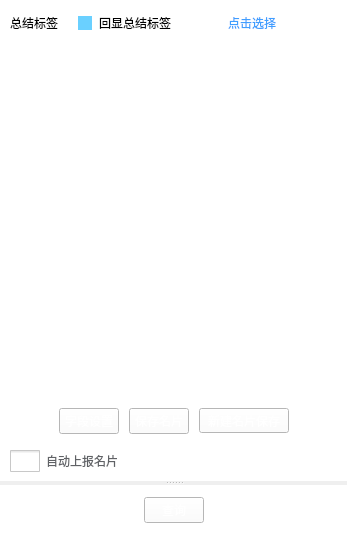
<?xml version="1.0" encoding="UTF-8"?>
<ui version="4.0">
 <class>UICardDataWidgetPanel</class>
 <widget class="QWidget" name="UICardDataWidgetPanel">
  <property name="geometry">
   <rect>
    <x>0</x>
    <y>0</y>
    <width>347</width>
    <height>537</height>
   </rect>
  </property>
  <property name="windowTitle">
   <string>名片数据</string>
  </property>
  <property name="styleSheet">
   <string notr="true"/>
  </property>
  <layout class="QGridLayout" name="gridLayout">
   <property name="margin" stdset="0">
    <number>0</number>
   </property>
   <property name="spacing">
    <number>0</number>
   </property>
   <item row="0" column="0">
    <widget class="QSplitter" name="splitter">
     <property name="orientation">
      <enum>Qt::Vertical</enum>
     </property>
     <widget class="QWidget" name="widget_18" native="true">
      <property name="styleSheet">
       <string notr="true">background-color: rgb(255, 255, 255);</string>
      </property>
      <layout class="QVBoxLayout" name="verticalLayout">
       <property name="spacing">
        <number>0</number>
       </property>
       <property name="leftMargin">
        <number>0</number>
       </property>
       <property name="topMargin">
        <number>0</number>
       </property>
       <property name="rightMargin">
        <number>0</number>
       </property>
       <property name="bottomMargin">
        <number>0</number>
       </property>
       <property name="margin" stdset="0">
        <number>0</number>
       </property>
       <item>
        <widget class="QWidget" name="widget" native="true">
         <layout class="QVBoxLayout" name="verticalLayout_2">
          <property name="spacing">
           <number>0</number>
          </property>
          <property name="leftMargin">
           <number>0</number>
          </property>
          <property name="topMargin">
           <number>0</number>
          </property>
          <property name="rightMargin">
           <number>0</number>
          </property>
          <property name="bottomMargin">
           <number>0</number>
          </property>
          <property name="margin" stdset="0">
           <number>0</number>
          </property>
          <item>
           <widget class="QScrollArea" name="scrollArea">
            <property name="styleSheet">
             <string notr="true">QScrollArea
{
border:0px;
background-color: rgba(255, 255, 255, 0);
}

QWidget#scrollAreaWidgetContents
{
border:0px;
background-color: rgba(255, 255, 255, 0);
}</string>
            </property>
            <property name="horizontalScrollBarPolicy">
             <enum>Qt::ScrollBarAlwaysOff</enum>
            </property>
            <property name="widgetResizable">
             <bool>true</bool>
            </property>
            <widget class="QWidget" name="scrollAreaWidgetContents">
             <property name="geometry">
              <rect>
               <x>0</x>
               <y>0</y>
               <width>347</width>
               <height>397</height>
              </rect>
             </property>
             <property name="sizePolicy">
              <sizepolicy hsizetype="Expanding" vsizetype="Expanding">
               <horstretch>0</horstretch>
               <verstretch>0</verstretch>
              </sizepolicy>
             </property>
             <layout class="QVBoxLayout" name="verticalLayout_4">
              <property name="spacing">
               <number>0</number>
              </property>
              <property name="leftMargin">
               <number>0</number>
              </property>
              <property name="topMargin">
               <number>0</number>
              </property>
              <property name="rightMargin">
               <number>0</number>
              </property>
              <property name="bottomMargin">
               <number>0</number>
              </property>
              <property name="margin" stdset="0">
               <number>0</number>
              </property>
              <item>
               <widget class="QWidget" name="Summarywidget" native="true">
                <property name="minimumSize">
                 <size>
                  <width>0</width>
                  <height>36</height>
                 </size>
                </property>
                <property name="styleSheet">
                 <string notr="true"/>
                </property>
                <layout class="QHBoxLayout" name="horizontalLayout_2">
                 <property name="spacing">
                  <number>3</number>
                 </property>
                 <property name="leftMargin">
                  <number>10</number>
                 </property>
                 <property name="topMargin">
                  <number>10</number>
                 </property>
                 <property name="rightMargin">
                  <number>0</number>
                 </property>
                 <property name="bottomMargin">
                  <number>0</number>
                 </property>
                 <item>
                  <widget class="QLabel" name="Summarytlabel">
                   <property name="minimumSize">
                    <size>
                     <width>65</width>
                     <height>0</height>
                    </size>
                   </property>
                   <property name="maximumSize">
                    <size>
                     <width>65</width>
                     <height>16777215</height>
                    </size>
                   </property>
                   <property name="lineWidth">
                    <number>1</number>
                   </property>
                   <property name="text">
                    <string>总结标签</string>
                   </property>
                  </widget>
                 </item>
                 <item>
                  <widget class="QWidget" name="Echowidget" native="true">
                   <layout class="QHBoxLayout" name="horizontalLayout">
                    <property name="spacing">
                     <number>0</number>
                    </property>
                    <property name="leftMargin">
                     <number>0</number>
                    </property>
                    <property name="topMargin">
                     <number>0</number>
                    </property>
                    <property name="rightMargin">
                     <number>0</number>
                    </property>
                    <property name="bottomMargin">
                     <number>0</number>
                    </property>
                    <item>
                     <widget class="QToolButton" name="Echocolour">
                      <property name="enabled">
                       <bool>true</bool>
                      </property>
                      <property name="minimumSize">
                       <size>
                        <width>14</width>
                        <height>14</height>
                       </size>
                      </property>
                      <property name="maximumSize">
                       <size>
                        <width>14</width>
                        <height>14</height>
                       </size>
                      </property>
                      <property name="styleSheet">
                       <string notr="true">background: #6AD0FF;</string>
                      </property>
                      <property name="text">
                       <string/>
                      </property>
                      <property name="autoRaise">
                       <bool>true</bool>
                      </property>
                     </widget>
                    </item>
                    <item>
                     <widget class="QToolButton" name="Echoname">
                      <property name="layoutDirection">
                       <enum>Qt::RightToLeft</enum>
                      </property>
                      <property name="styleSheet">
                       <string notr="true">background-color: rgba(255, 255, 255, 0);</string>
                      </property>
                      <property name="text">
                       <string>回显总结标签</string>
                      </property>
                      <property name="icon">
                       <iconset resource="../../../../../../client-webcall-main/src/main/client_resouce/easyliaoclient.qrc">
                        <normaloff>:/Resources/SVG/composing.svg</normaloff>:/Resources/SVG/composing.svg</iconset>
                      </property>
                      <property name="iconSize">
                       <size>
                        <width>18</width>
                        <height>18</height>
                       </size>
                      </property>
                      <property name="toolButtonStyle">
                       <enum>Qt::ToolButtonTextBesideIcon</enum>
                      </property>
                      <property name="autoRaise">
                       <bool>true</bool>
                      </property>
                     </widget>
                    </item>
                    <item>
                     <spacer name="EchoSpacer_2">
                      <property name="orientation">
                       <enum>Qt::Horizontal</enum>
                      </property>
                      <property name="sizeType">
                       <enum>QSizePolicy::Expanding</enum>
                      </property>
                      <property name="sizeHint" stdset="0">
                       <size>
                        <width>40</width>
                        <height>20</height>
                       </size>
                      </property>
                     </spacer>
                    </item>
                   </layout>
                  </widget>
                 </item>
                 <item>
                  <widget class="QWidget" name="choicewidget" native="true">
                   <layout class="QHBoxLayout" name="horizontalLayout_3">
                    <property name="spacing">
                     <number>0</number>
                    </property>
                    <property name="leftMargin">
                     <number>0</number>
                    </property>
                    <property name="topMargin">
                     <number>0</number>
                    </property>
                    <property name="rightMargin">
                     <number>0</number>
                    </property>
                    <property name="bottomMargin">
                     <number>0</number>
                    </property>
                    <item>
                     <widget class="QToolButton" name="SummaryselecttoolButton">
                      <property name="styleSheet">
                       <string notr="true">color: #409EFF;
background-color: rgba(255, 255, 255, 0);</string>
                      </property>
                      <property name="text">
                       <string>点击选择</string>
                      </property>
                      <property name="icon">
                       <iconset resource="../../../../../../client-webcall-main/src/main/client_resouce/easyliaoclient.qrc">
                        <normaloff>:/Resources/SVG/composing-blue.svg</normaloff>:/Resources/SVG/composing-blue.svg</iconset>
                      </property>
                      <property name="iconSize">
                       <size>
                        <width>18</width>
                        <height>18</height>
                       </size>
                      </property>
                      <property name="toolButtonStyle">
                       <enum>Qt::ToolButtonTextBesideIcon</enum>
                      </property>
                      <property name="autoRaise">
                       <bool>true</bool>
                      </property>
                     </widget>
                    </item>
                    <item>
                     <spacer name="EchoSpacer">
                      <property name="orientation">
                       <enum>Qt::Horizontal</enum>
                      </property>
                      <property name="sizeHint" stdset="0">
                       <size>
                        <width>40</width>
                        <height>20</height>
                       </size>
                      </property>
                     </spacer>
                    </item>
                   </layout>
                  </widget>
                 </item>
                </layout>
               </widget>
              </item>
              <item>
               <layout class="QVBoxLayout" name="m_visitorColsVerticalLayout">
                <property name="topMargin">
                 <number>6</number>
                </property>
               </layout>
              </item>
              <item>
               <spacer name="verticalSpacer_2">
                <property name="orientation">
                 <enum>Qt::Vertical</enum>
                </property>
                <property name="sizeHint" stdset="0">
                 <size>
                  <width>20</width>
                  <height>10000</height>
                 </size>
                </property>
               </spacer>
              </item>
             </layout>
            </widget>
           </widget>
          </item>
         </layout>
        </widget>
       </item>
       <item>
        <widget class="QWidget" name="widget_47" native="true">
         <property name="minimumSize">
          <size>
           <width>0</width>
           <height>80</height>
          </size>
         </property>
         <property name="maximumSize">
          <size>
           <width>16777215</width>
           <height>80</height>
          </size>
         </property>
         <layout class="QGridLayout" name="gridLayout_53">
          <property name="bottomMargin">
           <number>0</number>
          </property>
          <property name="margin" stdset="0">
           <number>0</number>
          </property>
          <property name="spacing">
           <number>0</number>
          </property>
          <item row="0" column="0">
           <widget class="QWidget" name="widget_49" native="true">
            <layout class="QHBoxLayout" name="horizontalLayout_49" stretch="0,0,0,0,0">
             <property name="spacing">
              <number>10</number>
             </property>
             <property name="leftMargin">
              <number>0</number>
             </property>
             <property name="topMargin">
              <number>0</number>
             </property>
             <property name="rightMargin">
              <number>0</number>
             </property>
             <property name="bottomMargin">
              <number>0</number>
             </property>
             <item>
              <spacer name="horizontalSpacer">
               <property name="orientation">
                <enum>Qt::Horizontal</enum>
               </property>
               <property name="sizeHint" stdset="0">
                <size>
                 <width>40</width>
                 <height>20</height>
                </size>
               </property>
              </spacer>
             </item>
             <item>
              <widget class="QToolButton" name="m_editBtn">
               <property name="minimumSize">
                <size>
                 <width>60</width>
                 <height>26</height>
                </size>
               </property>
               <property name="maximumSize">
                <size>
                 <width>60</width>
                 <height>26</height>
                </size>
               </property>
               <property name="styleSheet">
                <string notr="true">QToolButton{
	border-image: url(:/Resources/Ws/btn_setting_normal.png);
	color: #ffffff;	
}
QToolButton:hover{	
	border-image: url(:/Resources/Ws/btn_setting_over.png);
	color: #ffffff;	
}
QToolButton:pressed{
	border-image: url(:/Resources/Ws/btn_setting_over.png);
	color: #ffffff;
}
</string>
               </property>
               <property name="text">
                <string>字段设置</string>
               </property>
              </widget>
             </item>
             <item>
              <widget class="QToolButton" name="m_saveBtn">
               <property name="minimumSize">
                <size>
                 <width>60</width>
                 <height>26</height>
                </size>
               </property>
               <property name="maximumSize">
                <size>
                 <width>60</width>
                 <height>26</height>
                </size>
               </property>
               <property name="styleSheet">
                <string notr="true">QToolButton{
	border-image: url(:/Resources/Ws/btn_setting_normal.png);
	color: #ffffff;	
}
QToolButton:hover{	
	border-image: url(:/Resources/Ws/btn_setting_over.png);
	color: #ffffff;	
}
QToolButton:pressed{
	border-image: url(:/Resources/Ws/btn_setting_over.png);
	color: #ffffff;
}
</string>
               </property>
               <property name="text">
                <string>保存名片</string>
               </property>
              </widget>
             </item>
             <item>
              <widget class="QToolButton" name="m_newCardSaveBtn">
               <property name="minimumSize">
                <size>
                 <width>90</width>
                 <height>25</height>
                </size>
               </property>
               <property name="styleSheet">
                <string notr="true">QToolButton{
	border-image: url(:/Resources/Ws/btn_setting_normal.png);
	color: #ffffff;	
}
QToolButton:hover{	
	border-image: url(:/Resources/Ws/btn_setting_over.png);
	color: #ffffff;	
}
QToolButton:pressed{
	border-image: url(:/Resources/Ws/btn_setting_over.png);
	color: #ffffff;
}
</string>
               </property>
               <property name="text">
                <string>新建名片保存</string>
               </property>
              </widget>
             </item>
             <item>
              <spacer name="horizontalSpacer_28">
               <property name="orientation">
                <enum>Qt::Horizontal</enum>
               </property>
               <property name="sizeType">
                <enum>QSizePolicy::Expanding</enum>
               </property>
               <property name="sizeHint" stdset="0">
                <size>
                 <width>40</width>
                 <height>5</height>
                </size>
               </property>
              </spacer>
             </item>
            </layout>
           </widget>
          </item>
          <item row="1" column="0">
           <widget class="QWidget" name="widget_50" native="true">
            <layout class="QHBoxLayout" name="horizontalLayout_50_1">
             <property name="spacing">
              <number>0</number>
             </property>
             <property name="leftMargin">
              <number>10</number>
             </property>
             <property name="topMargin">
              <number>0</number>
             </property>
             <property name="rightMargin">
              <number>0</number>
             </property>
             <property name="bottomMargin">
              <number>0</number>
             </property>
             <item>
              <widget class="QCheckBox" name="m_autosavecardCBox">
               <property name="minimumSize">
                <size>
                 <width>0</width>
                 <height>26</height>
                </size>
               </property>
               <property name="maximumSize">
                <size>
                 <width>16777215</width>
                 <height>26</height>
                </size>
               </property>
               <property name="layoutDirection">
                <enum>Qt::LeftToRight</enum>
               </property>
               <property name="styleSheet">
                <string notr="true">QCheckBox{color:#606266}
                   /*checkbox样式设置*/
                   /*未选中*/   
                  QCheckBox::indicator {
                  width: 30px;
                  height: 22px;
                  }
                   QCheckBox::indicator::unchecked {
                   image: url(:/Resources/SVG/checkbox_unchecked.svg);
                   }
                   /*选中*/
                   QCheckBox::indicator::checked {
                   image: url(:/Resources/SVG/checkbox_checked.svg);
                   } 
                 </string>
               </property>
               <property name="text">
                <string>自动上报名片</string>
               </property>
               <property name="iconSize">
                <size>
                 <width>18</width>
                 <height>18</height>
                </size>
               </property>
              </widget>
             </item>
             <item>
              <spacer name="horizontalSpacer_2">
               <property name="orientation">
                <enum>Qt::Horizontal</enum>
               </property>
               <property name="sizeHint" stdset="0">
                <size>
                 <width>40</width>
                 <height>20</height>
                </size>
               </property>
              </spacer>
             </item>
            </layout>
           </widget>
          </item>
         </layout>
        </widget>
       </item>
      </layout>
     </widget>
     <widget class="QWidget" name="m_extendWdiget" native="true">
      <property name="minimumSize">
       <size>
        <width>0</width>
        <height>0</height>
       </size>
      </property>
      <property name="styleSheet">
       <string notr="true">background-color: rgb(255, 255, 255);</string>
      </property>
      <layout class="QGridLayout" name="gridLayout_3">
       <property name="margin" stdset="0">
        <number>0</number>
       </property>
       <item row="0" column="0">
        <layout class="QVBoxLayout" name="verticalLayout_3">
         <property name="spacing">
          <number>2</number>
         </property>
         <item>
          <layout class="QVBoxLayout" name="m_extendColsVerticalLayout"/>
         </item>
         <item>
          <widget class="QWidget" name="widget_48" native="true">
           <property name="minimumSize">
            <size>
             <width>0</width>
             <height>45</height>
            </size>
           </property>
           <property name="maximumSize">
            <size>
             <width>16777215</width>
             <height>45</height>
            </size>
           </property>
           <property name="styleSheet">
            <string notr="true"/>
           </property>
           <layout class="QGridLayout" name="gridLayout_54">
            <property name="margin" stdset="0">
             <number>0</number>
            </property>
            <property name="spacing">
             <number>0</number>
            </property>
            <item row="0" column="0">
             <layout class="QHBoxLayout" name="horizontalLayout_50" stretch="0,0,0">
              <property name="spacing">
               <number>10</number>
              </property>
              <item>
               <spacer name="horizontalSpacer_29">
                <property name="orientation">
                 <enum>Qt::Horizontal</enum>
                </property>
                <property name="sizeHint" stdset="0">
                 <size>
                  <width>40</width>
                  <height>20</height>
                 </size>
                </property>
               </spacer>
              </item>
              <item>
               <widget class="QToolButton" name="m_searchBtn">
                <property name="minimumSize">
                 <size>
                  <width>60</width>
                  <height>26</height>
                 </size>
                </property>
                <property name="maximumSize">
                 <size>
                  <width>60</width>
                  <height>26</height>
                 </size>
                </property>
                <property name="styleSheet">
                 <string notr="true">QToolButton{
	border-image: url(:/Resources/Ws/btn_setting_normal.png);
	color: #ffffff;	
}
QToolButton:hover{	
	border-image: url(:/Resources/Ws/btn_setting_over.png);
	color: #ffffff;	
}
QToolButton:pressed{
	border-image: url(:/Resources/Ws/btn_setting_over.png);
	color: #ffffff;
}
</string>
                </property>
                <property name="text">
                 <string>查询</string>
                </property>
               </widget>
              </item>
              <item>
               <spacer name="horizontalSpacer_30">
                <property name="orientation">
                 <enum>Qt::Horizontal</enum>
                </property>
                <property name="sizeType">
                 <enum>QSizePolicy::Expanding</enum>
                </property>
                <property name="sizeHint" stdset="0">
                 <size>
                  <width>40</width>
                  <height>5</height>
                 </size>
                </property>
               </spacer>
              </item>
             </layout>
            </item>
           </layout>
          </widget>
         </item>
        </layout>
       </item>
      </layout>
     </widget>
    </widget>
   </item>
  </layout>
 </widget>
 <layoutdefault spacing="6" margin="11"/>
 <resources>
  <include location="../../../../../../client-webcall-main/src/main/client_resouce/easyliaoclient.qrc"/>
 </resources>
 <connections>
  <connection>
   <sender>Echocolour</sender>
   <signal>clicked()</signal>
   <receiver>SummaryselecttoolButton</receiver>
   <slot>click()</slot>
   <hints>
    <hint type="sourcelabel">
     <x>92</x>
     <y>21</y>
    </hint>
    <hint type="destinationlabel">
     <x>307</x>
     <y>29</y>
    </hint>
   </hints>
  </connection>
  <connection>
   <sender>Echoname</sender>
   <signal>clicked()</signal>
   <receiver>SummaryselecttoolButton</receiver>
   <slot>click()</slot>
   <hints>
    <hint type="sourcelabel">
     <x>144</x>
     <y>27</y>
    </hint>
    <hint type="destinationlabel">
     <x>319</x>
     <y>28</y>
    </hint>
   </hints>
  </connection>
 </connections>
</ui>
